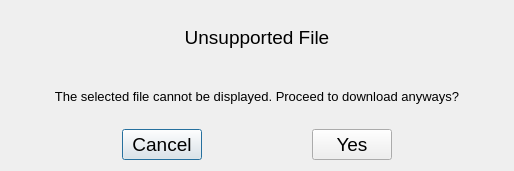
<?xml version="1.0" encoding="UTF-8"?>
<ui version="4.0">
 <class>Dialog</class>
 <widget class="QDialog" name="Dialog">
  <property name="geometry">
   <rect>
    <x>0</x>
    <y>0</y>
    <width>514</width>
    <height>171</height>
   </rect>
  </property>
  <property name="font">
   <font>
    <pointsize>14</pointsize>
   </font>
  </property>
  <property name="windowTitle">
   <string>Dialog</string>
  </property>
  <layout class="QVBoxLayout" name="verticalLayout_2">
   <item>
    <layout class="QVBoxLayout" name="verticalLayout">
     <item>
      <widget class="QLabel" name="heading1_text">
       <property name="text">
        <string>Unsupported File</string>
       </property>
       <property name="alignment">
        <set>Qt::AlignCenter</set>
       </property>
      </widget>
     </item>
     <item>
      <widget class="QLabel" name="heading2_text">
       <property name="font">
        <font>
         <pointsize>10</pointsize>
        </font>
       </property>
       <property name="text">
        <string>The selected file cannot be displayed. Proceed to download anyways?</string>
       </property>
       <property name="alignment">
        <set>Qt::AlignCenter</set>
       </property>
       <property name="wordWrap">
        <bool>true</bool>
       </property>
      </widget>
     </item>
    </layout>
   </item>
   <item>
    <layout class="QGridLayout" name="gridLayout">
     <property name="spacing">
      <number>0</number>
     </property>
     <item row="0" column="4">
      <spacer name="horizontalSpacer_2">
       <property name="orientation">
        <enum>Qt::Horizontal</enum>
       </property>
       <property name="sizeHint" stdset="0">
        <size>
         <width>40</width>
         <height>20</height>
        </size>
       </property>
      </spacer>
     </item>
     <item row="0" column="0">
      <spacer name="horizontalSpacer">
       <property name="orientation">
        <enum>Qt::Horizontal</enum>
       </property>
       <property name="sizeHint" stdset="0">
        <size>
         <width>40</width>
         <height>20</height>
        </size>
       </property>
      </spacer>
     </item>
     <item row="0" column="1">
      <widget class="QPushButton" name="cancel_button">
       <property name="text">
        <string>Cancel</string>
       </property>
      </widget>
     </item>
     <item row="0" column="3">
      <widget class="QPushButton" name="yes_button">
       <property name="text">
        <string>Yes</string>
       </property>
      </widget>
     </item>
     <item row="0" column="2">
      <spacer name="horizontalSpacer_3">
       <property name="orientation">
        <enum>Qt::Horizontal</enum>
       </property>
       <property name="sizeHint" stdset="0">
        <size>
         <width>40</width>
         <height>20</height>
        </size>
       </property>
      </spacer>
     </item>
    </layout>
   </item>
  </layout>
 </widget>
 <resources/>
 <connections/>
</ui>
